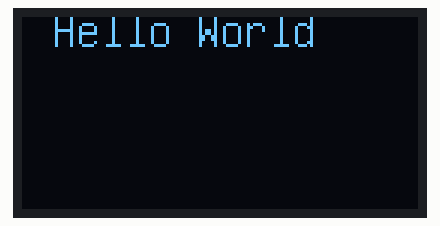
Simulated run of this sketch. Board: Arduino Uno, built with avr-gcc and run on an emulated ATmega328P. On the bench: 132×64 one-colour display.

Above: at 0.16 s.
At 5.0 s:
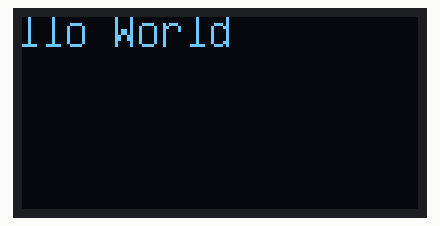
At 10.01 s:
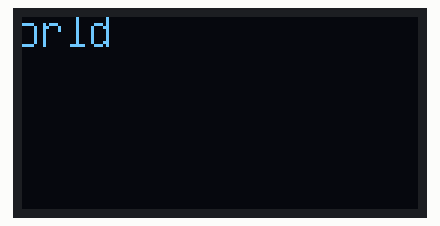
At 20.03 s:
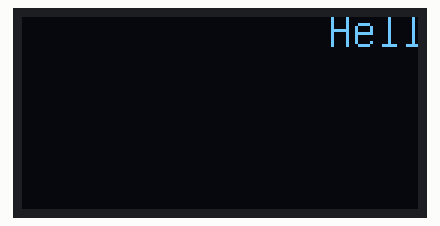
At 29.88 s:
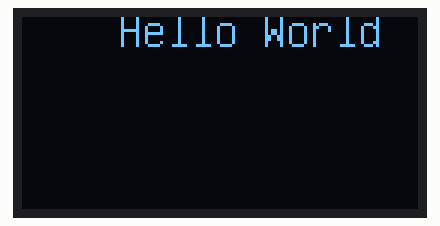
At 39.9 s:
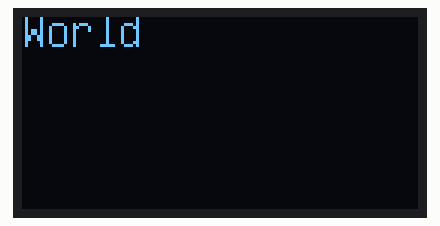

The sketch:

moving_hello_word.ino
```cpp
#include "U8glib.h"
U8GLIB_SSD1306_132X64 u8g(10, 9, 12, 11, 13);
//arduno connections: 10=D0, 9=D1, 12=CS, 11=DC, 13=RST
//1.3" 132x64 0.99" 128x64
int x = 0;
int y = 0;
void setup() {
//u8g.setRot180();
}
void helloWorld(){
  u8g.setFont(u8g_font_unifont);
  u8g.setPrintPos(10+x,10+y);
  u8g.print("Hello World");
}
void loop() {
u8g.firstPage();
do{
helloWorld();
}while(u8g.nextPage());
x-=10;
//y++;
if (x<-100)
x= 132;
if (y>600)
y=1;
delay(100);
}
```
